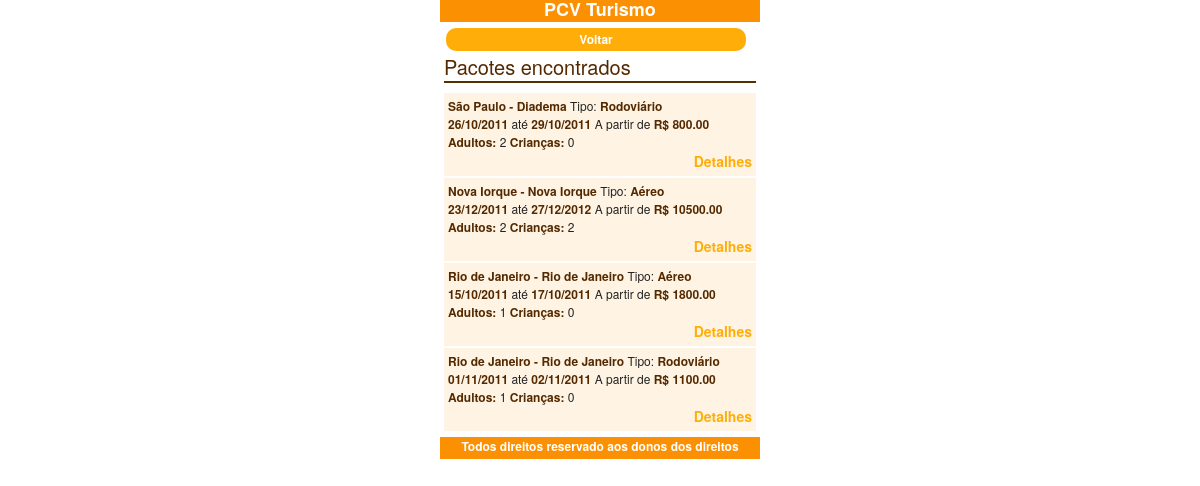
The app's page /index.php/mobile/search/search_tours with its own data.
### tables this page shows
CREATE TABLE `tour_package` (
  `id` int(11) NOT NULL AUTO_INCREMENT,
  `destination_id` int(11) NOT NULL,
  `transport_type` tinyint(4) NOT NULL,
  `passage_price_adult` decimal(6,2) NOT NULL,
  `passage_price_children` decimal(6,2) NOT NULL,
  `estimated_adult` tinyint(4) NOT NULL,
  `estimated_children` tinyint(4) NOT NULL,
  PRIMARY KEY (`id`),
  KEY `fk_tp_local` (`destination_id`),
  CONSTRAINT `fk_tp_local` FOREIGN KEY (`destination_id`) REFERENCES `local` (`id`) ON DELETE NO ACTION ON UPDATE NO ACTION
);

### application/controllers/mobile/search.php (called while the page is built, shortened)
<?php if ( ! defined('BASEPATH')) exit('No direct script access allowed');
class Search extends CI_Controller {
	public function __construct(){
		$this->load->helper('url');
		$this->load->helper('form');
	}
	public function search_tours()
	{
		$filter['country'] = $this->input->post('country');
		$this->_search_tours($filter, false);
	}
	private function _search_tours($filter, $back_to_home){
		$this->load->model('package');
		$data['packages'] = $this->package->list_by_filter($filter);
		$data['back_to_home'] = $back_to_home;
		$this->load->view('layout/mobile/header');
		$this->load->view('mobile/search/result',$data);
		$this->load->view('layout/mobile/footer');
	}
}

### index.php (called while the page is built, shortened)
<?php
require_once BASEPATH.'core/CodeIgniter'.EXT;

### application/models/package.php (called while the page is built, shortened)
<?php
class Package extends CI_Model {
	var $transport_type;
	public function get_transport_types(){
		return array( 1 => 'Aéreo', 2 => 'Rodoviário');
	}
	public function date_br($prop){
		$date = explode('-',$this->$prop);
		return $date[2].'/'.$date[1].'/'.$date[0];
	}
	public function get_transport_type_str(){
		$types =  $this->get_transport_types();
		return $types[$this->transport_type];
	}
	public function list_by_filter($filter){
		$this->db->select('*');
		$this->db->from('package_detail');
		$this->db->where('country',$filter['country']);
		$query = $this->db->get();
		return $query->result('Package');
	}
}

### application/views/mobile/search/result.php (the view)
<?php
if($back_to_home){
	$this->load->view('mobile/common/menu');
}
else{
	$items['mobile/search'] = "Voltar";
	$data['items'] = $items;
	$this->load->view('mobile/common/menu',$data);
}
?>
<h1> Pacotes encontrados </h1>
<?php if($packages): ?>
	<ul class="list">
		<?php foreach($packages as $package): ?>
			<li>
				<p>
					<strong><?=$package->state?> - <?=$package->city?></strong>
					Tipo: <strong><?=$package->get_transport_type_str()?></strong>
				</p>
				<p>
					<strong> <?=$package->date_br('begin_date')?> </strong> até <strong> <?=$package->date_br('end_date')?> </strong>
					 A partir de <strong> R$ <?=$package->min_price?>  </strong>
				</p>
				<p>
					<strong> Adultos: </strong> <?=$package->estimated_adult?>
					<strong> Crianças: </strong> <?=$package->estimated_children?>
				</p>
				<p class="command-links">
					<a href="/mobile/packages/show/<?=$package->id?>">Detalhes</a>
				</p>
			</li>
		<?php endforeach; ?>
</ul>
<?php else: ?>
	<p> Não foi encontrado nenhum pacote turístico </p>
<?php endif; ?>

### application/views/layout/mobile/header.php (shortened to what this page needs)
<!Doctype html>
<html lang="pt-br">
	<head>
		 <link rel="stylesheet" href="/css/blueprint/screen.css" type="text/css" media="screen, projection">
  		<link rel="stylesheet" href="/css/blueprint/print.css" type="text/css" media="print">
		<link rel="stylesheet" href="/css/mobile/custom.css" type="text/css" media="screen">
	</head>
	<body>
		<div id="container" class="container">
			<header>
				<h1> PCV Turismo </h1>
			</header>
			<section>

### application/views/mobile/common/menu.php
<nav id="navigation">
	<ul>
		<?php if(isset($items) && count($items) > 0): ?>
			<?php foreach($items as $key => $value): ?>
				<li>
					<a href="<?=$key?>" title="<?=$value?>"> <?=$value?> </a>
				</li>
			<?endforeach; ?>
		<?php else: ?>
				<li>
					<a href="/" title="Voltar"> Voltar para o início </a>
				</li>
		<?php endif; ?>
	</ul>
</nav>

### application/views/layout/mobile/footer.php (shortened to what this page needs)
</section>
			<footer>
				<p>Todos direitos reservado aos donos dos direitos</p>
			</footer>
	</body>
</html>

### css/blueprint/screen.css (style rules this page uses)
html { margin:0;padding:0;border:0; }
body, div, span, object, iframe, h1, h2, h3, h4, h5, h6, p, blockquote, pre, a, abbr, acronym, address, code, del, dfn, em, img, q, dl, dt, dd, ol, ul, li, fieldset, form, label, legend, table, caption, tbody, tfoot, thead, tr, th, td, article, aside, dialog, figure, footer, header, hgroup, nav, section { margin:0;padding:0;border:0;font-size:100%;font:inherit;vertical-align:baseline; }
article, aside, details, figcaption, figure, dialog, footer, header, hgroup, menu, nav, section { display:block; }
body { line-height:1.5;background:white; }
html { font-size:100.01%; }
body { font-size:75%;color:#222;background:#fff;font-family:"Helvetica Neue", Arial, Helvetica, sans-serif; }
h1, h2, h3, h4, h5, h6 { font-weight:normal;color:#111; }
h1 { font-size:3em;line-height:1;margin-bottom:0.5em; }
p { margin:0 0 1.5em; }
a { color:#06c;text-decoration:underline; }
strong, dfn { font-weight:bold; }
ul, ol { margin:0 1.5em 1.5em 0;padding-left:1.5em; }
ul { list-style-type:disc; }
.container { width:950px;margin:0 auto; }
.clearfix:after, .container:after { content:"\0020";display:block;height:0;clear:both;visibility:hidden;overflow:hidden; }
.clearfix, .container { display:block; }

### css/blueprint/print.css (style rules this page uses)
body { line-height:1.5;font-family:"Helvetica Neue", Arial, Helvetica, sans-serif;color:#000;background:none;font-size:10pt; }
.container { background:none; }
h1, h2, h3, h4, h5, h6 { font-family:"Helvetica Neue", Arial, "Lucida Grande", sans-serif; }
a:link, a:visited { background:transparent;font-weight:700;text-decoration:underline; }
a:link:after, a:visited:after { content:" (" attr(href) ")";font-size:90%; }

### css/mobile/custom.css (style rules this page uses)
body { background-color:#FFF; }
#container { background-color:#FFF; width:320px; }
header { text-align:center; background-color:#FC9003; height: 22px; }
header h1 { font-weight: bold; color: #FFF; font-size: 18px; }
strong { color: #542900; }
#navigation { clear:both; background-color: #FFF; padding:2px; width:100%; }
#navigation ul { margin: 0; padding: 0; list-style-type: none; width:100%; }
#navigation li { text-align:center; width:100%; }
#navigation li a { display: block; color: #FFF; background-color: #FFAD08; width: 90%; padding: .2em .8em; font-size: 12px; text-decoration: none; font-weight: bold; margin-bottom:4px; -moz-border-radius: 10px; -webkit-border-radius: 10px; }
section { clear:both; font-size: 12px; padding:4px; }
section h1 { color: #542900; font-size:20px; padding-bottom:4px; border-bottom: solid 2px #543100; }
section a { text-decoration: none; font-weight: bold; cursor:pointer; font-size:14px; color:#FFAD08; }
footer { text-align:center; background-color:#FC9003; height: 22px; color:#FFF; }
footer p { font-weight: bold; }
.list { margin: 0; padding: 0; list-style-type: none; width:100%; }
.list p { margin: 0px; }
.list li { background-color: #FFF4E3; margin-bottom:2px; padding:4px; }
.command-links { text-align: right; }

### records on screen
tour_package: state "São Paulo", city "Diadema", transport_type "Rodoviário", date_br "26/10/2011", date_br "29/10/2011", min_price "800.00", estimated_adult "2", estimated_children "0"
tour_package: state "Nova Iorque", city "Nova Iorque", transport_type "Aéreo", date_br "23/12/2011", date_br "27/12/2012", min_price "10500.00", estimated_adult "2", estimated_children "2"
tour_package: state "Rio de Janeiro", city "Rio de Janeiro", transport_type "Aéreo", date_br "15/10/2011", date_br "17/10/2011", min_price "1800.00", estimated_adult "1", estimated_children "0"
tour_package: state "Rio de Janeiro", city "Rio de Janeiro", transport_type "Rodoviário", date_br "01/11/2011", date_br "02/11/2011", min_price "1100.00", estimated_adult "1", estimated_children "0"

### other values on screen
$value "Voltar"
